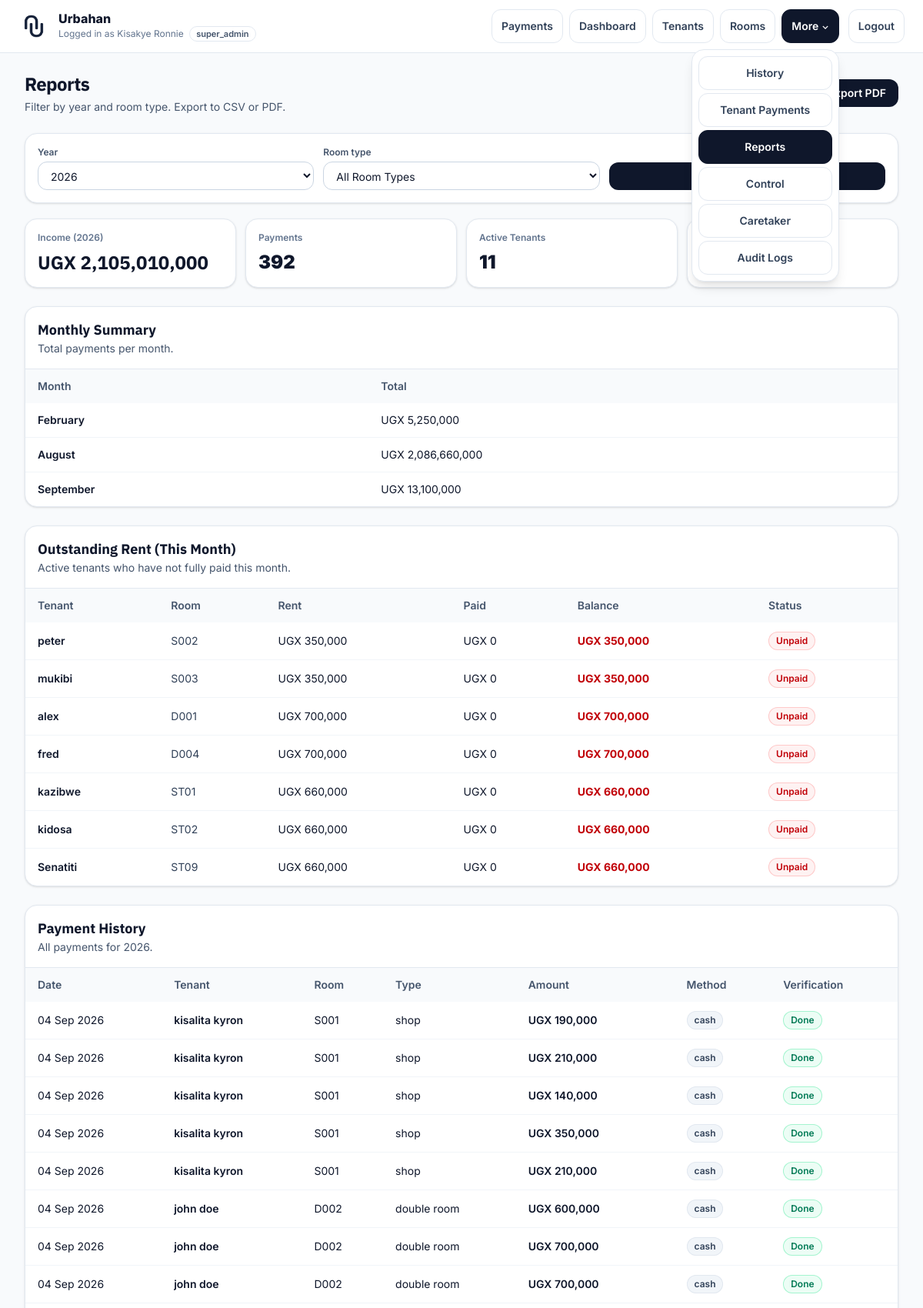
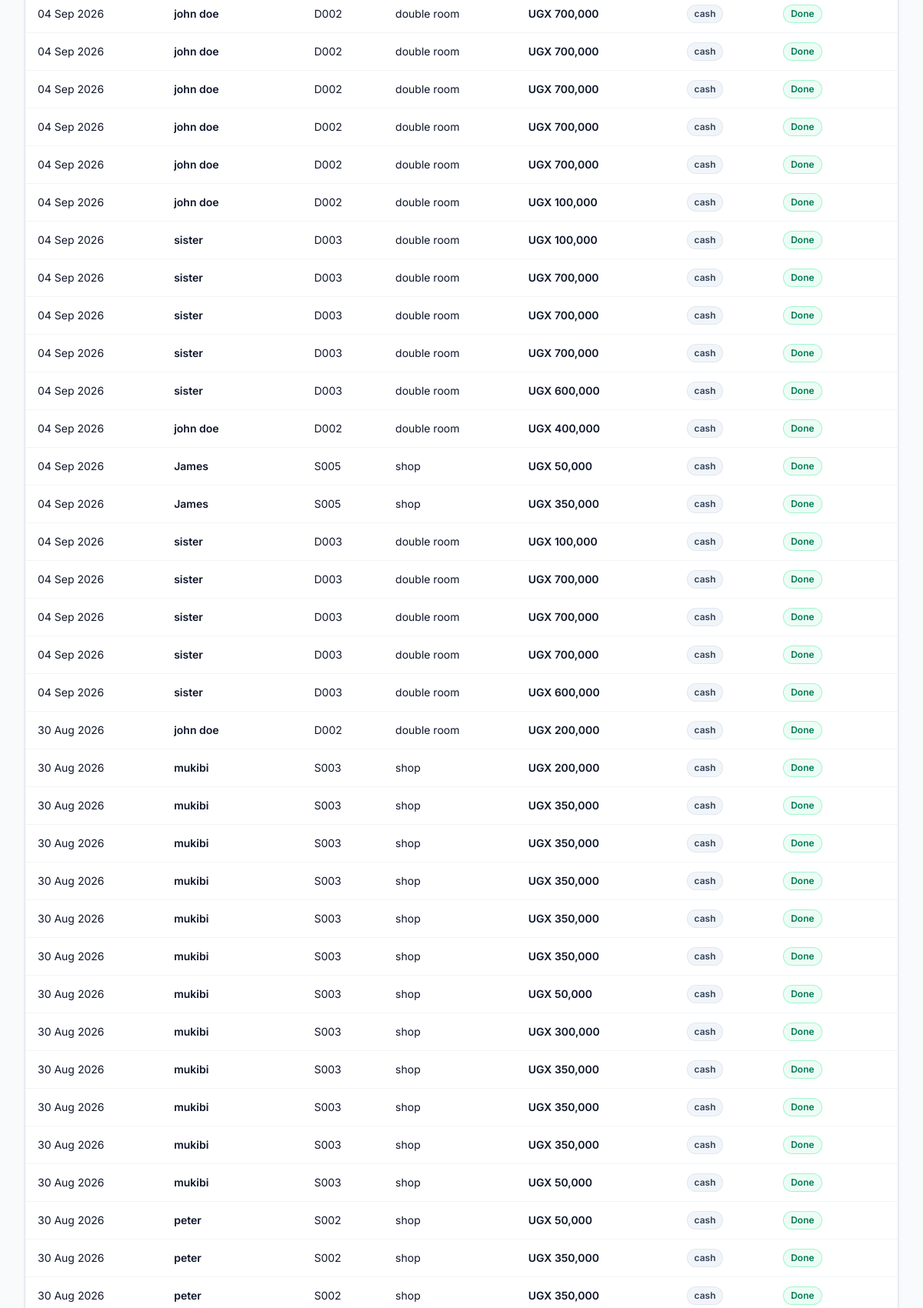
The page /public/reports.php (signed in, upper part) on the database its author committed (2 pictures, top to bottom).
### tables this page shows
CREATE TABLE "payments" (
	"id"	INTEGER,
	"tenant_id"	INTEGER NOT NULL,
	"amount"	INTEGER NOT NULL,
	"payment_date"	DATE NOT NULL,
	"months_paid"	INTEGER DEFAULT 1,
	"owner_id"	INTEGER,
	"admin_id"	INTEGER,
	"payment_month"	TEXT,
	"method"	TEXT,
	"note"	TEXT,
	"created_at"	DATETIME DEFAULT current_timestamp, verification_status TEXT NOT NULL DEFAULT 'done', verification_confirmed_at DATETIME, verification_confirmed_by INTEGER, verification_done_at DATETIME, verification_done_by INTEGER,
	PRIMARY KEY("id" AUTOINCREMENT),
	FOREIGN KEY("tenant_id") REFERENCES "tenants"("id")
);

CREATE TABLE "tenants" (
    id INTEGER PRIMARY KEY AUTOINCREMENT,

    admin_id INTEGER NOT NULL,
    room_id INTEGER,

    full_name TEXT NOT NULL,
    phone TEXT,
    email TEXT,

    move_in_date DATE,
    exit_date DATE,

    status TEXT DEFAULT 'active',

    rent_due_date DATE,
    rent_due_day INTEGER,
    monthly_rent REAL,

    created_at DATETIME,
    updated_at DATETIME
);

CREATE TABLE rooms (
            id INTEGER PRIMARY KEY AUTOINCREMENT,
            room_number TEXT NOT NULL,
            room_type_id INTEGER NOT NULL,
            status TEXT DEFAULT 'free',
            monthly_rent INTEGER DEFAULT 0,
            admin_id INTEGER NOT NULL, notes TEXT,
            FOREIGN KEY (room_type_id) REFERENCES room_types(id)
                ON DELETE RESTRICT
                ON UPDATE CASCADE
        );

CREATE TABLE room_types (
            id INTEGER PRIMARY KEY AUTOINCREMENT,
            name TEXT NOT NULL,
            default_monthly_rent REAL NOT NULL,
            description TEXT,
            is_active INTEGER DEFAULT 1,
            created_at TEXT DEFAULT CURRENT_TIMESTAMP,
            updated_at TEXT DEFAULT CURRENT_TIMESTAMP
        , owner_id INTEGER, admin_id INTEGER);

### core/helpers.php (called while the page is built, shortened)
<?php
if (!function_exists('e')) {
    function e($v): string
    {
        return htmlspecialchars((string)($v ?? ''), ENT_QUOTES | ENT_SUBSTITUTE, 'UTF-8');
    }
}
?>

### core/bootstrap.php (called while the page is built, shortened)
<?php
require_once __DIR__ . '/helpers.php';
if (!function_exists('humanDate')) {
    function humanDate(?string $date): string
    {
        $timestamp = strtotime($date);
        $timestamp += (3 * 60 * 60);
        return date('d M Y', $timestamp);
    }
}
?>

### public/reports.php (the view, shortened to what this page needs)
<?php
require_once __DIR__ . '/../core/bootstrap.php';
$admin_id = (int)($_SESSION['admin_id'] ?? 0);
$year       = (int)($_GET['year'] ?? date('Y'));
$room_type  = (string)($_GET['room_type'] ?? '');
$kpis = $pdo->prepare("
    SELECT
        (SELECT SUM(amount) FROM payments p
         JOIN tenants t ON t.id=p.tenant_id
         WHERE t.admin_id=? AND strftime('%Y', p.payment_date)=?) AS total_income,
        (SELECT COUNT(*) FROM payments p
         JOIN tenants t ON t.id=p.tenant_id
         WHERE t.admin_id=? AND strftime('%Y', p.payment_date)=?) AS payments_count,
        (SELECT COUNT(*) FROM tenants WHERE admin_id=? AND status='active') AS active_tenants,
        (SELECT COUNT(*) FROM rooms WHERE admin_id=? AND status='occupied') AS occupied_rooms
");
$kpis->execute([$admin_id, (string)$year, $admin_id, (string)$year, $admin_id, $admin_id]);
$kpi = $kpis->fetch(PDO::FETCH_ASSOC) ?: [
    'total_income'    => 0,
    'payments_count'  => 0,
    'active_tenants'  => 0,
    'occupied_rooms'  => 0,
];
$monthlyStmt = $pdo->prepare("
    SELECT strftime('%m', p.payment_date) AS month,
           SUM(p.amount) AS total
    FROM payments p
    JOIN tenants t ON t.id=p.tenant_id
    WHERE t.admin_id=? AND strftime('%Y', p.payment_date)=?
    GROUP BY month
    ORDER BY month
");
$monthlyStmt->execute([$admin_id, (string)$year]);
$monthly = $monthlyStmt->fetchAll(PDO::FETCH_ASSOC) ?: [];
$whereRoom = $room_type ? "AND rt.id = ?" : "";
$sql = "
    SELECT p.id, p.payment_date, p.amount, p.method,
           COALESCE(p.verification_status, 'done') AS verification_status,
           t.full_name, r.room_number, rt.name AS room_type
    FROM payments p
    JOIN tenants t ON t.id=p.tenant_id
    LEFT JOIN rooms r ON r.id=t.room_id
    LEFT JOIN room_types rt ON rt.id=r.room_type_id
    WHERE t.admin_id=?
      AND strftime('%Y', p.payment_date)=?
      $whereRoom
    ORDER BY p.payment_date DESC
";
$stmt = $pdo->prepare($sql);
$params = [$admin_id, (string)$year];
$stmt->execute($params);
$payments = $stmt->fetchAll(PDO::FETCH_ASSOC) ?: [];
$outstanding = $pdo->prepare("
    SELECT t.full_name, r.room_number,
           COALESCE(r.monthly_rent, rt.default_monthly_rent) AS rent,
           COALESCE(SUM(p.amount),0) AS paid
    FROM tenants t
    JOIN rooms r ON r.id=t.room_id
    JOIN room_types rt ON rt.id=r.room_type_id
    LEFT JOIN payments p
        ON p.tenant_id=t.id
       AND strftime('%Y-%m', p.payment_date)=strftime('%Y-%m','now')
    WHERE t.admin_id=? AND t.status='active'
    GROUP BY t.id
    HAVING paid < rent
");
$outstanding->execute([$admin_id]);
$outstandingRows = $outstanding->fetchAll(PDO::FETCH_ASSOC) ?: [];
function money($v): string { return number_format((float)$v, 0); }
function chip(string $label, string $tone): string
{
    $map = [
        'slate' => 'bg-slate-100 text-slate-700 ring-slate-200',
        'green' => 'bg-emerald-50 text-emerald-700 ring-emerald-200',
        'amber' => 'bg-amber-50 text-amber-700 ring-amber-200',
        'red'   => 'bg-red-50 text-red-700 ring-red-200',
        'blue'  => 'bg-sky-50 text-sky-700 ring-sky-200',
    ];
    $cls = $map[$tone] ?? $map['slate'];
    return '<span class="inline-flex items-center rounded-full px-2.5 py-1 text-xs font-semibold ring-1 ring-inset '.$cls.'">'.e($label).'</span>';
}
?>
<!doctype html>
<html lang="en">
<head>
  <link rel="stylesheet" href="assets/css/tailwind.css">
</head>
<body class="min-h-screen bg-slate-50 text-slate-900">
  <?php
  $navPath = __DIR__ . '/partials/navbar.php';
  if (is_file($navPath)) require $navPath;
  ?>
  <main class="mx-auto max-w-7xl px-4 sm:px-6 lg:px-8 py-6">
    <div class="mb-6 flex flex-col gap-3 sm:flex-row sm:items-center sm:justify-between">
      <div>
        <h1 class="text-2xl font-bold tracking-tight font-alt">Reports</h1>
        <p class="mt-1 text-sm text-slate-600">
          Filter by year and room type. Export to CSV or PDF.
        </p>
      </div>
      <div class="flex flex-wrap items-center gap-2">
        <a class="inline-flex items-center rounded-xl border border-slate-300 bg-white px-4 py-2 text-sm font-semibold text-slate-800 hover:bg-slate-50"
           href="?year=<?= (int)$year ?>&room_type=<?= e($room_type) ?>&export=csv">
        </a>
        <a class="inline-flex items-center rounded-xl bg-slate-900 px-4 py-2 text-sm font-semibold text-white hover:bg-slate-800"
           href="?year=<?= (int)$year ?>&room_type=<?= e($room_type) ?>&export=pdf">
          Export PDF
        </a>
      </div>
    </div>
    <form method="get" class="mb-5 rounded-2xl border border-slate-200 bg-white p-4 shadow-sm">
      <div class="grid grid-cols-1 gap-3 md:grid-cols-3">
        <div>
          <label class="mb-1 block text-xs font-semibold text-slate-600">Year</label>
          <select name="year"
                  class="w-full rounded-xl border border-slate-300 bg-white px-3 py-2 text-sm outline-none focus:border-slate-400">
            <?php for ($y = (int)date('Y'); $y >= 2020; $y--): ?>
              <option value="<?= $y ?>" <?= $y === (int)$year ? 'selected' : '' ?>><?= $y ?></option>
            <?php endfor; ?>
          </select>
        </div>
        <div>
          <label class="mb-1 block text-xs font-semibold text-slate-600">Room type</label>
          <select name="room_type"
                  class="w-full rounded-xl border border-slate-300 bg-white px-3 py-2 text-sm outline-none focus:border-slate-400">
            <option value="">All Room Types</option>
          </select>
        </div>
        <div class="flex items-end gap-2">
          <button class="w-full inline-flex items-center justify-center rounded-xl bg-slate-900 px-4 py-2 text-sm font-semibold text-white hover:bg-slate-800">
          </button>
        </div>
      </div>
    </form>
    <div class="grid grid-cols-1 gap-3 sm:grid-cols-2 lg:grid-cols-4 mb-6">
      <div class="rounded-2xl border border-slate-200 bg-white p-4 shadow-sm">
        <div class="text-xs font-semibold text-slate-500">Income (<?= (int)$year ?>)</div>
        <div class="mt-2 text-2xl font-black font-alt">UGX <?= e(money($kpi['total_income'] ?? 0)) ?></div>
      </div>
      <div class="rounded-2xl border border-slate-200 bg-white p-4 shadow-sm">
        <div class="text-xs font-semibold text-slate-500">Payments</div>
        <div class="mt-2 text-2xl font-black"><?= (int)($kpi['payments_count'] ?? 0) ?></div>
      </div>
      <div class="rounded-2xl border border-slate-200 bg-white p-4 shadow-sm">
        <div class="text-xs font-semibold text-slate-500">Active Tenants</div>
        <div class="mt-2 text-2xl font-black"><?= (int)($kpi['active_tenants'] ?? 0) ?></div>
      </div>
      <div class="rounded-2xl border border-slate-200 bg-white p-4 shadow-sm">
        <div class="text-xs font-semibold text-slate-500">Occupied Rooms</div>
        <div class="mt-2 text-2xl font-black"><?= (int)($kpi['occupied_rooms'] ?? 0) ?></div>
      </div>
    </div>
    <div class="rounded-2xl border border-slate-200 bg-white shadow-sm overflow-hidden mb-6">
      <div class="px-4 py-4 border-b border-slate-200">
        <h2 class="text-lg font-bold font-alt">Monthly Summary</h2>
        <p class="text-sm text-slate-600">Total payments per month.</p>
      </div>
      <?php if ($monthly): ?>
        <div class="overflow-x-auto">
          <table class="min-w-full text-sm">
            <thead class="bg-slate-50 text-slate-600">
              <tr>
                <th class="px-4 py-3 text-left font-semibold">Month</th>
                <th class="px-4 py-3 text-left font-semibold">Total</th>
              </tr>
            </thead>
            <tbody class="divide-y divide-slate-100">
              <?php foreach ($monthly as $m): ?>
                <?php
                  $monthNum = (int)($m['month'] ?? 1);
                  $monthName = date('F', mktime(0, 0, 0, max(1, min(12, $monthNum)), 1));
                ?>
                <tr class="hover:bg-slate-50">
                  <td class="px-4 py-3 font-semibold"><?= e($monthName) ?></td>
                  <td class="px-4 py-3">UGX <?= e(money($m['total'] ?? 0)) ?></td>
                </tr>
              <?php endforeach; ?>
            </tbody>
          </table>
        </div>
      <?php endif; ?>
    </div>
    <div class="rounded-2xl border border-slate-200 bg-white shadow-sm overflow-hidden mb-6">
      <div class="px-4 py-4 border-b border-slate-200">
        <h2 class="text-lg font-bold font-alt">Outstanding Rent (This Month)</h2>
        <p class="text-sm text-slate-600">Active tenants who have not fully paid this month.</p>
      </div>
      <?php if ($outstandingRows): ?>
        <div class="overflow-x-auto">
          <table class="min-w-full text-sm">
            <thead class="bg-slate-50 text-slate-600">
              <tr>
                <th class="px-4 py-3 text-left font-semibold">Tenant</th>
                <th class="px-4 py-3 text-left font-semibold">Room</th>
                <th class="px-4 py-3 text-left font-semibold">Rent</th>
                <th class="px-4 py-3 text-left font-semibold">Paid</th>
                <th class="px-4 py-3 text-left font-semibold">Balance</th>
                <th class="px-4 py-3 text-left font-semibold">Status</th>
              </tr>
            </thead>
            <tbody class="divide-y divide-slate-100">
              <?php foreach ($outstandingRows as $o): ?>
                <?php
                  $rent = (float)($o['rent'] ?? 0);
                  $paid = (float)($o['paid'] ?? 0);
                  $bal  = $rent - $paid;
                  $status = ($paid > 0) ? chip('Partial', 'amber') : chip('Unpaid', 'red');
                ?>
                <tr class="hover:bg-slate-50">
                  <td class="px-4 py-3 font-semibold"><?= e($o['full_name'] ?? '') ?></td>
                  <td class="px-4 py-3 text-slate-700"><?= e($o['room_number'] ?? '-') ?></td>
                  <td class="px-4 py-3">UGX <?= e(money($rent)) ?></td>
                  <td class="px-4 py-3">UGX <?= e(money($paid)) ?></td>
                  <td class="px-4 py-3 font-bold text-red-700">UGX <?= e(money($bal)) ?></td>
                  <td class="px-4 py-3"><?= $status ?></td>
                </tr>
              <?php endforeach; ?>
            </tbody>
          </table>
        </div>
      <?php endif; ?>
    </div>
    <div class="rounded-2xl border border-slate-200 bg-white shadow-sm overflow-hidden">
      <div class="px-4 py-4 border-b border-slate-200">
        <h2 class="text-lg font-bold font-alt">Payment History</h2>
        <p class="text-sm text-slate-600">All payments for <?= (int)$year ?><?= $room_type ? ' (filtered by room type)' : '' ?>.</p>
      </div>
      <?php if ($payments): ?>
        <div class="overflow-x-auto">
          <table class="min-w-full text-sm">
            <thead class="bg-slate-50 text-slate-600">
              <tr>
                <th class="px-4 py-3 text-left font-semibold">Date</th>
                <th class="px-4 py-3 text-left font-semibold">Tenant</th>
                <th class="px-4 py-3 text-left font-semibold">Room</th>
                <th class="px-4 py-3 text-left font-semibold">Type</th>
                <th class="px-4 py-3 text-left font-semibold">Amount</th>
                <th class="px-4 py-3 text-left font-semibold">Method</th>
                <th class="px-4 py-3 text-left font-semibold">Verification</th>
              </tr>
            </thead>
            <tbody class="divide-y divide-slate-100">
              <?php foreach ($payments as $p): ?>
                <tr class="hover:bg-slate-50">
                  <td class="px-4 py-3"><?= e(humanDate($p['payment_date'] ?? '')) ?></td>
                  <td class="px-4 py-3 font-semibold"><?= e($p['full_name'] ?? '') ?></td>
                  <td class="px-4 py-3"><?= e($p['room_number'] ?? '-') ?></td>
                  <td class="px-4 py-3"><?= e($p['room_type'] ?? '-') ?></td>
                  <td class="px-4 py-3 font-semibold">UGX <?= e(money($p['amount'] ?? 0)) ?></td>
                  <td class="px-4 py-3"><?= chip((string)($p['method'] ?? 'cash'), 'slate') ?></td>
                  <?php
                    $verificationStatus = strtolower((string)($p['verification_status'] ?? 'done'));
                    $verificationTone = match ($verificationStatus) {
                        'pending' => 'amber',
                        'confirmed' => 'blue',
                        'done' => 'green',
                        default => 'slate',
                    };
                  ?>
                  <td class="px-4 py-3"><?= chip(ucfirst($verificationStatus), $verificationTone) ?></td>
                </tr>
              <?php endforeach; ?>
            </tbody>
          </table>
        </div>
      <?php endif; ?>
    </div>
  </main>
</body>
</html>

### rows shown on the page
payments: payment_date "04 Sep 2026", tenant.full_name "kisalita kyron", rooms.room_number "S001", room_types.name "shop", amount "190,000", method "cash Done"
payments: payment_date "04 Sep 2026", tenant.full_name "kisalita kyron", rooms.room_number "S001", room_types.name "shop", amount "210,000", method "cash Done"
payments: payment_date "04 Sep 2026", tenant.full_name "kisalita kyron", rooms.room_number "S001", room_types.name "shop", amount "140,000", method "cash Done"
payments: payment_date "04 Sep 2026", tenant.full_name "kisalita kyron", rooms.room_number "S001", room_types.name "shop", amount "350,000", method "cash Done"
payments: payment_date "04 Sep 2026", tenant.full_name "kisalita kyron", rooms.room_number "S001", room_types.name "shop", amount "210,000", method "cash Done"
payments: payment_date "04 Sep 2026", tenant.full_name "john doe", rooms.room_number "D002", room_types.name "double room", amount "600,000", method "cash Done"
payments: payment_date "04 Sep 2026", tenant.full_name "john doe", rooms.room_number "D002", room_types.name "double room", amount "700,000", method "cash Done"
payments: payment_date "04 Sep 2026", tenant.full_name "john doe", rooms.room_number "D002", room_types.name "double room", amount "700,000", method "cash Done"
payments: payment_date "04 Sep 2026", tenant.full_name "john doe", rooms.room_number "D002", room_types.name "double room", amount "700,000", method "cash Done"
payments: payment_date "04 Sep 2026", tenant.full_name "john doe", rooms.room_number "D002", room_types.name "double room", amount "700,000", method "cash Done"
payments: payment_date "04 Sep 2026", tenant.full_name "john doe", rooms.room_number "D002", room_types.name "double room", amount "700,000", method "cash Done"
payments: payment_date "04 Sep 2026", tenant.full_name "john doe", rooms.room_number "D002", room_types.name "double room", amount "700,000", method "cash Done"
payments: payment_date "04 Sep 2026", tenant.full_name "john doe", rooms.room_number "D002", room_types.name "double room", amount "700,000", method "cash Done"
payments: payment_date "04 Sep 2026", tenant.full_name "john doe", rooms.room_number "D002", room_types.name "double room", amount "100,000", method "cash Done"
payments: payment_date "04 Sep 2026", tenant.full_name "sister", rooms.room_number "D003", room_types.name "double room", amount "100,000", method "cash Done"
payments: payment_date "04 Sep 2026", tenant.full_name "sister", rooms.room_number "D003", room_types.name "double room", amount "700,000", method "cash Done"
payments: payment_date "04 Sep 2026", tenant.full_name "sister", rooms.room_number "D003", room_types.name "double room", amount "700,000", method "cash Done"
payments: payment_date "04 Sep 2026", tenant.full_name "sister", rooms.room_number "D003", room_types.name "double room", amount "700,000", method "cash Done"
payments: payment_date "04 Sep 2026", tenant.full_name "sister", rooms.room_number "D003", room_types.name "double room", amount "600,000", method "cash Done"
payments: payment_date "04 Sep 2026", tenant.full_name "john doe", rooms.room_number "D002", room_types.name "double room", amount "400,000", method "cash Done"
payments: payment_date "04 Sep 2026", tenant.full_name "James", rooms.room_number "S005", room_types.name "shop", amount "50,000", method "cash Done"
payments: payment_date "04 Sep 2026", tenant.full_name "James", rooms.room_number "S005", room_types.name "shop", amount "350,000", method "cash Done"
payments: payment_date "04 Sep 2026", tenant.full_name "sister", rooms.room_number "D003", room_types.name "double room", amount "100,000", method "cash Done"
payments: payment_date "04 Sep 2026", tenant.full_name "sister", rooms.room_number "D003", room_types.name "double room", amount "700,000", method "cash Done"
payments: payment_date "04 Sep 2026", tenant.full_name "sister", rooms.room_number "D003", room_types.name "double room", amount "700,000", method "cash Done"
payments: payment_date "04 Sep 2026", tenant.full_name "sister", rooms.room_number "D003", room_types.name "double room", amount "700,000", method "cash Done"
payments: payment_date "04 Sep 2026", tenant.full_name "sister", rooms.room_number "D003", room_types.name "double room", amount "600,000", method "cash Done"
payments: payment_date "30 Aug 2026", tenant.full_name "john doe", rooms.room_number "D002", room_types.name "double room", amount "200,000", method "cash Done"
payments: payment_date "30 Aug 2026", tenant.full_name "mukibi", rooms.room_number "S003", room_types.name "shop", amount "200,000", method "cash Done"
payments: payment_date "30 Aug 2026", tenant.full_name "mukibi", rooms.room_number "S003", room_types.name "shop", amount "350,000", method "cash Done"
payments: payment_date "30 Aug 2026", tenant.full_name "mukibi", rooms.room_number "S003", room_types.name "shop", amount "350,000", method "cash Done"
payments: payment_date "30 Aug 2026", tenant.full_name "mukibi", rooms.room_number "S003", room_types.name "shop", amount "350,000", method "cash Done"
payments: payment_date "30 Aug 2026", tenant.full_name "mukibi", rooms.room_number "S003", room_types.name "shop", amount "350,000", method "cash Done"
payments: payment_date "30 Aug 2026", tenant.full_name "mukibi", rooms.room_number "S003", room_types.name "shop", amount "350,000", method "cash Done"
payments: payment_date "30 Aug 2026", tenant.full_name "mukibi", rooms.room_number "S003", room_types.name "shop", amount "50,000", method "cash Done"
payments: payment_date "30 Aug 2026", tenant.full_name "mukibi", rooms.room_number "S003", room_types.name "shop", amount "300,000", method "cash Done"
payments: payment_date "30 Aug 2026", tenant.full_name "mukibi", rooms.room_number "S003", room_types.name "shop", amount "350,000", method "cash Done"
payments: payment_date "30 Aug 2026", tenant.full_name "mukibi", rooms.room_number "S003", room_types.name "shop", amount "350,000", method "cash Done"
payments: payment_date "30 Aug 2026", tenant.full_name "mukibi", rooms.room_number "S003", room_types.name "shop", amount "350,000", method "cash Done"
payments: payment_date "30 Aug 2026", tenant.full_name "mukibi", rooms.room_number "S003", room_types.name "shop", amount "50,000", method "cash Done"
payments: payment_date "30 Aug 2026", tenant.full_name "peter", rooms.room_number "S002", room_types.name "shop", amount "50,000", method "cash Done"
payments: payment_date "30 Aug 2026", tenant.full_name "peter", rooms.room_number "S002", room_types.name "shop", amount "350,000", method "cash Done"
payments: payment_date "30 Aug 2026", tenant.full_name "peter", rooms.room_number "S002", room_types.name "shop", amount "350,000", method "cash Done"

### other values the page prints
$_SESSION['admin']['name'] "Kisakye Ronnie"
current_admin_role() "super_admin"
$label "Payments Dashboard Tenants Rooms History Tenant Payments Reports Control Caretaker Audit Logs"
$year "2026"
money($kpi['total_income'] ?? 0) "2,105,010,000"
$kpi['payments_count'] "392"
$kpi['active_tenants'] "11"
$monthName "February"
money($m['total'] ?? 0) "5,250,000"
$monthName "August"
money($m['total'] ?? 0) "2,086,660,000"
$monthName "September"
money($m['total'] ?? 0) "13,100,000"
$o['full_name'] "peter"
$o['room_number'] "S002"
